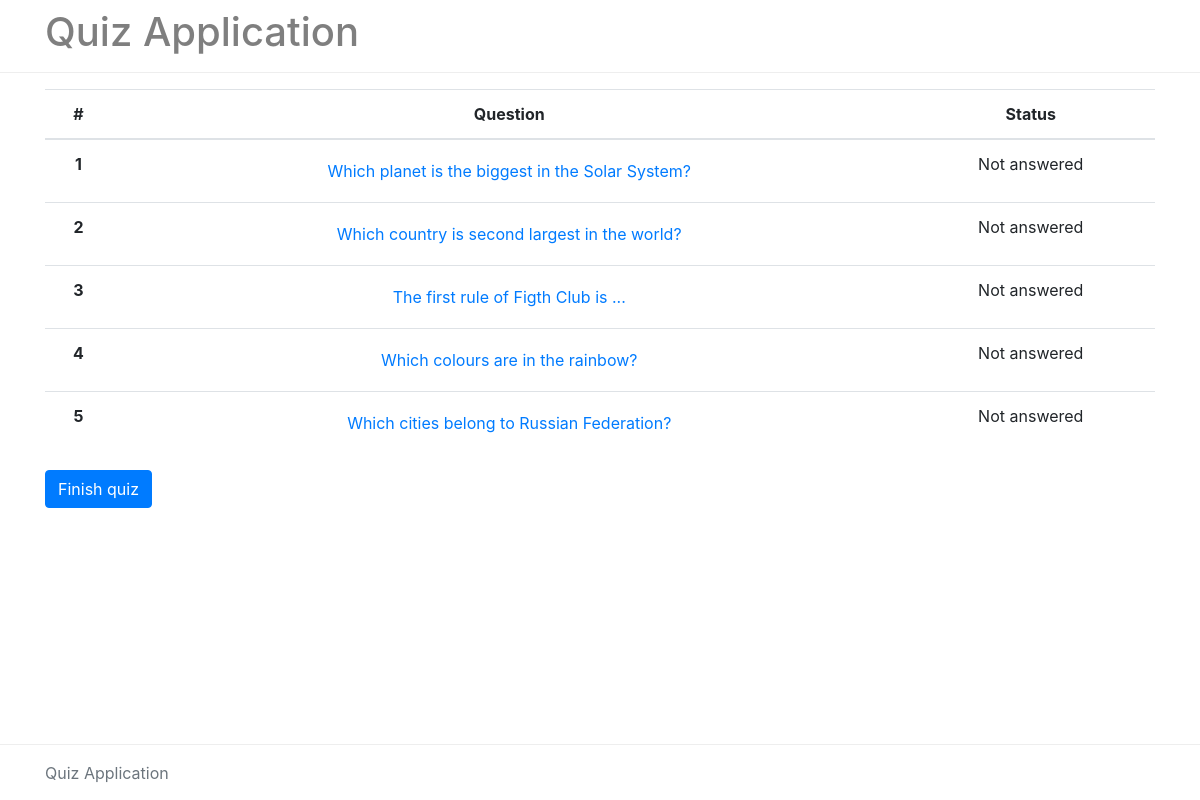
The page /quiz/question_list (signed in) on the database its author committed.
### quizApp/models.py (models this page shows, shortened)
class Question(models.Model):
    text = models.CharField(max_length=200)
    quiz = models.ForeignKey(Quiz, on_delete=models.CASCADE)

### quizApp/views.py (the view)
# urls.py: path('question_list', views.questionList, name='question_list'),
def questionList(request):
    if 'quiz_id' not in request.session or 'result' in request.session:
        return redirect(index)
    quiz = get_quiz_dto(request.session['quiz_id'])
    if 'answers' in request.session:
        answers = request.session['answers']
    else:
        answers = {}
    return render(request, 'quizApp/question_list.html', {
        'questions': quiz.questions,
        'answers': answers
    })

### quizApp/views.py (called while the page is built)
def get_quiz_dto(quiz_id):
    quiz = Quiz.objects.get(pk=quiz_id)
    quiz_DTO = QuizDTO(
        uuid=str(quiz.id),
        title=quiz.title,
        questions=[
            QuestionDTO(
                uuid=str(question.id),
                text=question.text,
                choices=[
                    ChoiceDTO(
                        uuid=str(choice.id),
                        text=choice.text,
                        is_correct=choice.is_correct
                    )
                    for choice in Choice.objects.filter(question_id=question.id)
                ])
            for question in Question.objects.filter(quiz=quiz_id)
        ])
    return quiz_DTO

### quizApp/templates/quizApp/question_list.html
{% extends 'layout.html' %}
{% block body %}
<div class="container mt-3">
    <table id="questions" class="table">
        <thead>
            <tr>
                <th class="text-center">#</th>
                <th class="text-center">Question</th>
                <th class="text-center">Status</th>
            </tr>
        </thead>
        <tbody>
            {% for question in questions %}
            <tr>
                <th class="text-center">{{ forloop.counter }}</th>
                <td class="text-center">
                    <a class="btn btn-link" href="{% url 'detail' %}?q={{ forloop.counter }}">
                        {{ question.text }}
                    </a>
                </td>
                <td class="text-center">
                    {% if question.uuid in answers and answers %}
                    Answered
                    {% else %}
                    Not answered
                    {% endif %}
                </td>
            </tr>
            {% endfor %}
        </tbody>
    </table>
    <a class="btn btn-primary" href="{% url 'results' %}">Finish quiz</a>
</div>
{% endblock body %}

### quizApp/templates/layout.html (style rules this page uses)
body { display: flex; flex-direction: column; min-height: 100vh; }

### rows shown on the page
Question: text "Which planet is the biggest in the Solar System?"
Question: text "Which country is second largest in the world?"
Question: text "The first rule of Figth Club is ..."
Question: text "Which colours are in the rainbow?"
Question: text "Which cities belong to Russian Federation?"
